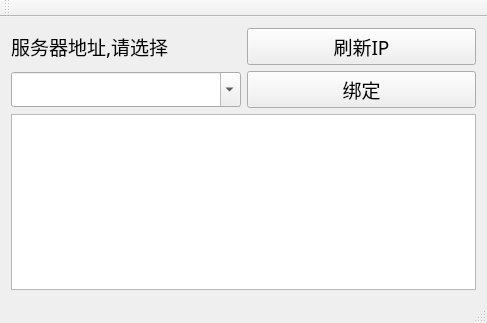
<?xml version="1.0" encoding="UTF-8"?>
<ui version="4.0">
 <class>MainWindow</class>
 <widget class="QMainWindow" name="MainWindow">
  <property name="geometry">
   <rect>
    <x>0</x>
    <y>0</y>
    <width>487</width>
    <height>323</height>
   </rect>
  </property>
  <property name="windowTitle">
   <string>环境管理者</string>
  </property>
  <widget class="QWidget" name="centralWidget">
   <layout class="QGridLayout" name="gridLayout">
    <item row="0" column="0">
     <widget class="QLabel" name="label">
      <property name="font">
       <font>
        <family>楷体</family>
        <pointsize>14</pointsize>
       </font>
      </property>
      <property name="text">
       <string>服务器地址,请选择</string>
      </property>
     </widget>
    </item>
    <item row="0" column="1">
     <widget class="QPushButton" name="pushButton_flushipaddr">
      <property name="font">
       <font>
        <family>楷体</family>
        <pointsize>14</pointsize>
       </font>
      </property>
      <property name="text">
       <string>刷新IP</string>
      </property>
     </widget>
    </item>
    <item row="1" column="0">
     <widget class="QComboBox" name="comboBox">
      <property name="font">
       <font>
        <family>宋体</family>
        <pointsize>14</pointsize>
       </font>
      </property>
      <property name="editable">
       <bool>true</bool>
      </property>
     </widget>
    </item>
    <item row="1" column="1">
     <widget class="QPushButton" name="pushButton">
      <property name="font">
       <font>
        <family>楷体</family>
        <pointsize>14</pointsize>
       </font>
      </property>
      <property name="text">
       <string>绑定</string>
      </property>
     </widget>
    </item>
    <item row="2" column="0" colspan="2">
     <widget class="QTextBrowser" name="textBrowser"/>
    </item>
   </layout>
  </widget>
  <widget class="QMenuBar" name="menuBar">
   <property name="geometry">
    <rect>
     <x>0</x>
     <y>0</y>
     <width>487</width>
     <height>22</height>
    </rect>
   </property>
  </widget>
  <widget class="QToolBar" name="mainToolBar">
   <attribute name="toolBarArea">
    <enum>TopToolBarArea</enum>
   </attribute>
   <attribute name="toolBarBreak">
    <bool>false</bool>
   </attribute>
  </widget>
  <widget class="QStatusBar" name="statusBar"/>
 </widget>
 <layoutdefault spacing="6" margin="11"/>
 <resources/>
 <connections/>
</ui>
